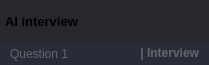
        <widget class="QFrame" name="frame_top">
         <property name="minimumSize">
          <size>
           <width>0</width>
           <height>65</height>
          </size>
         </property>
         <property name="maximumSize">
          <size>
           <width>16777215</width>
           <height>65</height>
          </size>
         </property>
         <property name="styleSheet">
          <string notr="true">background-color: transparent;</string>
         </property>
         <property name="frameShape">
          <enum>QFrame::NoFrame</enum>
         </property>
         <property name="frameShadow">
          <enum>QFrame::Raised</enum>
         </property>
         <layout class="QHBoxLayout" name="horizontalLayout_3">
          <property name="spacing">
           <number>0</number>
          </property>
          <property name="leftMargin">
           <number>0</number>
          </property>
          <property name="topMargin">
           <number>0</number>
          </property>
          <property name="rightMargin">
           <number>0</number>
          </property>
          <property name="bottomMargin">
           <number>0</number>
          </property>
          <item>
           <widget class="QFrame" name="frame_toggle">
            <property name="maximumSize">
             <size>
              <width>70</width>
              <height>16777215</height>
             </size>
            </property>
            <property name="styleSheet">
             <string notr="true">background-color: rgb(27, 29, 35);</string>
            </property>
            <property name="frameShape">
             <enum>QFrame::NoFrame</enum>
            </property>
            <property name="frameShadow">
             <enum>QFrame::Raised</enum>
            </property>
            <layout class="QVBoxLayout" name="verticalLayout_3">
             <property name="spacing">
              <number>0</number>
             </property>
             <property name="leftMargin">
              <number>0</number>
             </property>
             <property name="topMargin">
              <number>0</number>
             </property>
             <property name="rightMargin">
              <number>0</number>
             </property>
             <property name="bottomMargin">
              <number>0</number>
             </property>
            </layout>
           </widget>
          </item>
          <item>
           <widget class="QFrame" name="frame_top_right">
            <property name="styleSheet">
             <string notr="true">background: transparent;</string>
            </property>
            <property name="frameShape">
             <enum>QFrame::NoFrame</enum>
            </property>
            <property name="frameShadow">
             <enum>QFrame::Raised</enum>
            </property>
            <layout class="QVBoxLayout" name="verticalLayout_2">
             <property name="spacing">
              <number>0</number>
             </property>
             <property name="leftMargin">
              <number>0</number>
             </property>
             <property name="topMargin">
              <number>0</number>
             </property>
             <property name="rightMargin">
              <number>0</number>
             </property>
             <property name="bottomMargin">
              <number>0</number>
             </property>
             <item>
              <widget class="QFrame" name="frame_top_btns">
               <property name="maximumSize">
                <size>
                 <width>16777215</width>
                 <height>42</height>
                </size>
               </property>
               <property name="styleSheet">
                <string notr="true">background-color: rgba(27, 29, 35, 200)</string>
               </property>
               <property name="frameShape">
                <enum>QFrame::NoFrame</enum>
               </property>
               <property name="frameShadow">
                <enum>QFrame::Raised</enum>
               </property>
               <layout class="QHBoxLayout" name="horizontalLayout_4">
                <property name="spacing">
                 <number>0</number>
                </property>
                <property name="leftMargin">
                 <number>0</number>
                </property>
                <property name="topMargin">
                 <number>0</number>
                </property>
                <property name="rightMargin">
                 <number>0</number>
                </property>
                <property name="bottomMargin">
                 <number>0</number>
                </property>
                <item>
                 <widget class="QFrame" name="frame_label_top_btns">
                  <property name="sizePolicy">
                   <sizepolicy hsizetype="Expanding" vsizetype="Preferred">
                    <horstretch>0</horstretch>
                    <verstretch>0</verstretch>
                   </sizepolicy>
                  </property>
                  <property name="frameShape">
                   <enum>QFrame::NoFrame</enum>
                  </property>
                  <property name="frameShadow">
                   <enum>QFrame::Raised</enum>
                  </property>
                  <layout class="QHBoxLayout" name="horizontalLayout_10">
                   <property name="spacing">
                    <number>0</number>
                   </property>
                   <property name="leftMargin">
                    <number>5</number>
                   </property>
                   <property name="topMargin">
                    <number>0</number>
                   </property>
                   <property name="rightMargin">
                    <number>10</number>
                   </property>
                   <property name="bottomMargin">
                    <number>0</number>
                   </property>
                   <item>
                    <widget class="QFrame" name="frame_icon_top_bar">
                     <property name="maximumSize">
                      <size>
                       <width>30</width>
                       <height>30</height>
                      </size>
                     </property>
                     <property name="styleSheet">
                      <string notr="true">background: transparent;
background-image: url(:/icons/16x16/icons/16x16/cil-terminal.png);
background-position: center;
background-repeat: no-repeat;
</string>
                     </property>
                     <property name="frameShape">
                      <enum>QFrame::StyledPanel</enum>
                     </property>
                     <property name="frameShadow">
                      <enum>QFrame::Raised</enum>
                     </property>
                    </widget>
                   </item>
                   <item>
                    <widget class="QLabel" name="label_title_bar_top">
                     <property name="font">
                      <font>
                       <family>Segoe UI</family>
                       <pointsize>10</pointsize>
                       <weight>75</weight>
                       <bold>true</bold>
                      </font>
                     </property>
                     <property name="styleSheet">
                      <string notr="true">background: transparent;
</string>
                     </property>
                     <property name="text">
                      <string>AI interview</string>
                     </property>
                    </widget>
                   </item>
                  </layout>
                 </widget>
                </item>
                <item alignment="Qt::AlignRight">
                 <widget class="QFrame" name="frame_btns_right">
                  <property name="sizePolicy">
                   <sizepolicy hsizetype="Expanding" vsizetype="Preferred">
                    <horstretch>0</horstretch>
                    <verstretch>0</verstretch>
                   </sizepolicy>
                  </property>
                  <property name="maximumSize">
                   <size>
                    <width>120</width>
                    <height>16777215</height>
                   </size>
                  </property>
                  <property name="frameShape">
                   <enum>QFrame::NoFrame</enum>
                  </property>
                  <property name="frameShadow">
                   <enum>QFrame::Raised</enum>
                  </property>
                  <layout class="QHBoxLayout" name="horizontalLayout_5">
                   <property name="spacing">
                    <number>0</number>
                   </property>
                   <property name="leftMargin">
                    <number>0</number>
                   </property>
                   <property name="topMargin">
                    <number>0</number>
                   </property>
                   <property name="rightMargin">
                    <number>0</number>
                   </property>
                   <property name="bottomMargin">
                    <number>0</number>
                   </property>
                   <item>
                    <widget class="QPushButton" name="btn_minimize">
                     <property name="sizePolicy">
                      <sizepolicy hsizetype="Minimum" vsizetype="Expanding">
                       <horstretch>0</horstretch>
                       <verstretch>0</verstretch>
                      </sizepolicy>
                     </property>
                     <property name="minimumSize">
                      <size>
                       <width>40</width>
                       <height>0</height>
                      </size>
                     </property>
                     <property name="maximumSize">
                      <size>
                       <width>40</width>
                       <height>16777215</height>
                      </size>
                     </property>
                     <property name="toolTip">
                      <string>Minimize</string>
                     </property>
                     <property name="styleSheet">
                      <string notr="true">QPushButton {	
	border: none;
	background-color: transparent;
}
QPushButton:hover {
	background-color: rgb(52, 59, 72);
}
QPushButton:pressed {	
	background-color: rgb(85, 170, 255);
}</string>
                     </property>
                     <property name="text">
                      <string/>
                     </property>
                     <property name="icon">
                      <iconset resource="../AdminSide/files.qrc">
                       <normaloff>:/16x16/icons/16x16/cil-window-minimize.png</normaloff>:/16x16/icons/16x16/cil-window-minimize.png</iconset>
                     </property>
                    </widget>
                   </item>
                   <item>
                    <widget class="QPushButton" name="btn_maximize_restore">
                     <property name="sizePolicy">
                      <sizepolicy hsizetype="Minimum" vsizetype="Expanding">
                       <horstretch>0</horstretch>
                       <verstretch>0</verstretch>
                      </sizepolicy>
                     </property>
                     <property name="minimumSize">
                      <size>
                       <width>40</width>
                       <height>0</height>
                      </size>
                     </property>
                     <property name="maximumSize">
                      <size>
                       <width>40</width>
                       <height>16777215</height>
                      </size>
                     </property>
                     <property name="toolTip">
                      <string>Maximize</string>
                     </property>
                     <property name="styleSheet">
                      <string notr="true">QPushButton {	
	border: none;
	background-color: transparent;
}
QPushButton:hover {
	background-color: rgb(52, 59, 72);
}
QPushButton:pressed {	
	background-color: rgb(85, 170, 255);
}</string>
                     </property>
                     <property name="text">
                      <string/>
                     </property>
                     <property name="icon">
                      <iconset resource="../AdminSide/files.qrc">
                       <normaloff>:/16x16/icons/16x16/cil-window-maximize.png</normaloff>:/16x16/icons/16x16/cil-window-maximize.png</iconset>
                     </property>
                    </widget>
                   </item>
                   <item>
                    <widget class="QPushButton" name="btn_close">
                     <property name="sizePolicy">
                      <sizepolicy hsizetype="Minimum" vsizetype="Expanding">
                       <horstretch>0</horstretch>
                       <verstretch>0</verstretch>
                      </sizepolicy>
                     </property>
                     <property name="minimumSize">
                      <size>
                       <width>40</width>
                       <height>0</height>
                      </size>
                     </property>
                     <property name="maximumSize">
                      <size>
                       <width>40</width>
                       <height>16777215</height>
                      </size>
                     </property>
                     <property name="toolTip">
                      <string>Close</string>
                     </property>
                     <property name="styleSheet">
                      <string notr="true">QPushButton {	
	border: none;
	background-color: transparent;
}
QPushButton:hover {
	background-color: rgb(52, 59, 72);
}
QPushButton:pressed {	
	background-color: rgb(85, 170, 255);
}</string>
                     </property>
                     <property name="text">
                      <string/>
                     </property>
                     <property name="icon">
                      <iconset resource="../AdminSide/files.qrc">
                       <normaloff>:/16x16/icons/16x16/cil-x.png</normaloff>:/16x16/icons/16x16/cil-x.png</iconset>
                     </property>
                    </widget>
                   </item>
                  </layout>
                 </widget>
                </item>
               </layout>
              </widget>
             </item>
             <item>
              <widget class="QFrame" name="frame_top_info">
               <property name="maximumSize">
                <size>
                 <width>16777215</width>
                 <height>65</height>
                </size>
               </property>
               <property name="styleSheet">
                <string notr="true">background-color: rgb(39, 44, 54);</string>
               </property>
               <property name="frameShape">
                <enum>QFrame::NoFrame</enum>
               </property>
               <property name="frameShadow">
                <enum>QFrame::Raised</enum>
               </property>
               <layout class="QHBoxLayout" name="horizontalLayout_8">
                <property name="spacing">
                 <number>0</number>
                </property>
                <property name="leftMargin">
                 <number>10</number>
                </property>
                <property name="topMargin">
                 <number>0</number>
                </property>
                <property name="rightMargin">
                 <number>10</number>
                </property>
                <property name="bottomMargin">
                 <number>0</number>
                </property>
                <item>
                 <widget class="QLabel" name="questionHeader">
                  <property name="maximumSize">
                   <size>
                    <width>16777215</width>
                    <height>15</height>
                   </size>
                  </property>
                  <property name="font">
                   <font>
                    <family>Segoe UI</family>
                   </font>
                  </property>
                  <property name="styleSheet">
                   <string notr="true">color: rgb(98, 103, 111); </string>
                  </property>
                  <property name="text">
                   <string>Question 1</string>
                  </property>
                 </widget>
                </item>
                <item>
                 <widget class="QLabel" name="label_top_info_2">
                  <property name="minimumSize">
                   <size>
                    <width>0</width>
                    <height>0</height>
                   </size>
                  </property>
                  <property name="maximumSize">
                   <size>
                    <width>250</width>
                    <height>20</height>
                   </size>
                  </property>
                  <property name="font">
                   <font>
                    <family>Segoe UI</family>
                    <weight>75</weight>
                    <bold>true</bold>
                   </font>
                  </property>
                  <property name="styleSheet">
                   <string notr="true">color: rgb(98, 103, 111);</string>
                  </property>
                  <property name="text">
                   <string>| Interview</string>
                  </property>
                  <property name="alignment">
                   <set>Qt::AlignRight|Qt::AlignTrailing|Qt::AlignVCenter</set>
                  </property>
                 </widget>
                </item>
               </layout>
              </widget>
             </item>
            </layout>
           </widget>
          </item>
         </layout>
        </widget>
